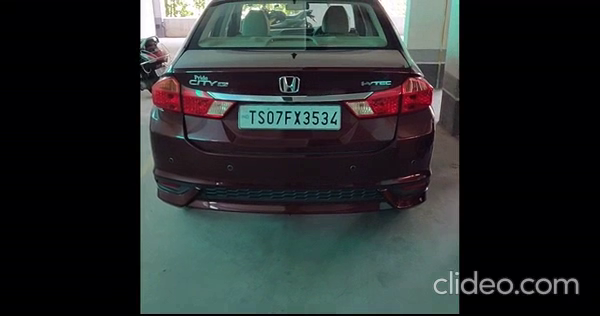
#> input picture frame 30 of video14.mp4, 600 x 316 px
$ python Placas.py
#> lines starting #> are read from the running program, lines starting #| are printed output that depends on the picture; after the words box and inside, x2 and y2 are one past the last pixel; in counts of white or black regions, pixels touching at a corner belong together
import cv2
import numpy as np
import pytesseract
from PIL import Image


#---- Realizamos la Videocaptura ------
cap = cv2.VideoCapture('video14.mp4')

Ctexto = ''

#---- Creamos nuestro While True ------

while True:
    # Realizamos la lectura de la Videocaptura
    ret, frame = cap.read()
#> frame is the input picture: shape (316, 600, 3); mean B, G, R 45.4, 45.2, 40.5

    if ret == False:
        break

    #Dibujamos un rectangulo
    cv2.rectangle(frame, (870, 750), (1070, 850), (0, 0, 0), cv2.FILLED)
    cv2.putText(frame, Ctexto[0:7],(900,810),cv2.FONT_HERSHEY_SIMPLEX, 1, (0,255,0),2)

    #Extraemos el ancho y el alto de los fotogramas
    al, an, c = frame.shape
#> al = 316; an = 600; c = 3

    #Tomar el centro de la imagen
    #En x:
    x1 = int(an/3) #Tomamos el 1/3 de la imagen
#> x1 = 200
    x2 = int(x1*2) #Hasta el inicio del 3/3 de la imagen
#> x2 = 400

    #En y:
    y1 = int(al/3) #Tomamos el 1/3 de la imagen
#> y1 = 105
    y2 = int(y1*2) #Hasta el inicio del 3/3 de la imagen
#> y2 = 210

    #Texto
    cv2.rectangle(frame, (x1, y1), (x2, y2), (0, 255, 0), 2)
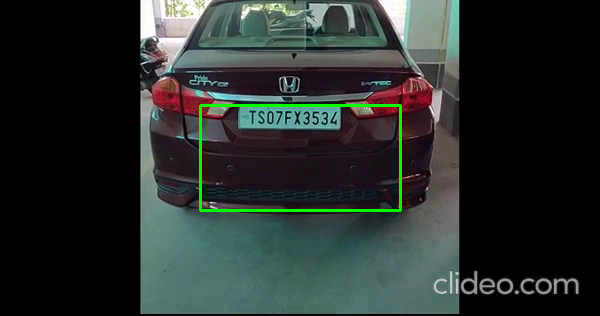
#> frame: shape (316, 600, 3); 0.96% of pixels changed, all inside (x1, y1, x2, y2) = (199, 104, 402, 212)

    # Realizamos un recorte a nuestra zona de interes
    recorte = frame[y1:y2, x1:x2]
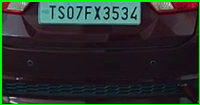
#> recorte: shape (105, 200, 3); mean B, G, R 44.6, 50.5, 42

    #Procesamiento de la zona de interes
    mB = np.matrix(recorte[:, :, 0])
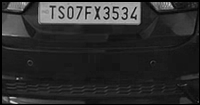
#> mB: shape (105, 200); min 0, max 221, mean 44.6
    mG = np.matrix(recorte[:, :, 1])
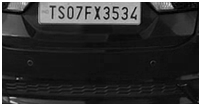
#> mG: shape (105, 200); min 0, max 255, mean 50.5
    mK = np.matrix(recorte[:, :, 2])
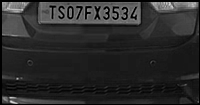
#> mK: shape (105, 200); min 0, max 218, mean 42

    #Color
    Color = cv2.absdiff(mG, mB)
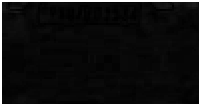
#> Color: shape (105, 200); min 0, max 255, mean 17.5

    #Binarizamos la imagen
    _, umbral = cv2.threshold(Color, 40, 255, cv2.THRESH_BINARY)
#> umbral: shape (105, 200); 4.3% white; 1 white region

    # Extraemos los contornos de la zona seleccionada
    contornos, _ = cv2.findContours(umbral, cv2.RETR_TREE, cv2.CHAIN_APPROX_SIMPLE)
#> contornos = 2 contours; box (x1, y1, x2, y2) and area: (0, 0, 200, 105) 20696, (1, 1, 200, 105) 20392

    # Primero los ordenamos del mas grande al mas pequeño
    contornos = sorted(contornos, key= lambda x: cv2.contourArea(x), reverse=True)

    # Dibujamos los contornos extraidos
    for contorno in contornos:
        area = cv2.contourArea(contorno)
        if area > 530 and area < 5000:
            #detectamos la placa
            x, y, ancho, alto = cv2.boundingRect(contorno)
            #Extraemos las coordenadas
            xpi = x + x1   #Coordenada de la placa en X inicial
            ypi = y + y1   #Coordenada de la placa en Y inicial


            xpf = x + ancho + x1 #Coordenada de la placa en X final
            ypf = y + alto + y1  #Coordenada de la placa en Y final

            #Dibujamos el rectangulo
            cv2.rectangle(frame, (xpi, ypi), (xpf, ypf), (255, 255, 0), 2)

            #Extraemos los pixeles
            placa = frame[ypi:ypf, xpi:xpf]

            #Extraemos el ancho y el alto de los fotogramas
            alp, anp, cp = placa.shape
            #print(alp,anp)

            #Procesamos los pixeles para extraer los valores de las placas
            Mva = np.zeros((alp, anp))

            # Normalizamos las matrices
            mBp = np.matrix(placa[:, :, 0])
            mGp = np.matrix(placa[:, :, 1])
            mRp = np.matrix(placa[:, :, 2])

            #Creamos una mascara
            for col  in range(0,alp):
                for fil in range(0,anp):
                    Max = max(mRp[col, fil] , mGp[col, fil] , mBp[col, fil])
                    Mva[col, fil] = 255 - Max


            # Binarizamos la imagen
            _, bin = cv2.threshold(Mva, 150, 255, cv2.THRESH_BINARY)

            # Convertimos la matriz en imagen
            bin = bin.reshape(alp, anp)
            bin = Image.fromarray(bin)
            bin = bin.convert("L")

            #Nos aseguramos de tener un buen tamaño de placa
            if alp >= 36 and anp >=82:

                #Declaramos la direccion de Pytesseract
                pytesseract.pytesseract.tesseract_cmd = r"C:\Program Files\Tesseract-OCR\tesseract.exe"

                #Extraemos el texto
                config = "--psm 1"
                texto = pytesseract.image_to_string(bin, config=config)

                #If para no mostrar basura
                if len(texto) >= 7:
                    #print(texto[0:7])

                    Ctexto = texto

                    # Mostramos los valores que nos interesan
                    cv2.putText(frame, Ctexto[0:7],(910,810),cv2.FONT_HERSHEY_SIMPLEX, 1, (0,255,0),2)
            break
#> this loop made 2 passes
#> (contorno, area) on pass 1: ([[0, 0], [0, 104], [199, 104], [199, 0]], 20696)
#> area on pass 2: 20392

            #Mostramos el recorte
            #cv2.imshow("Recorte", bin)

    #Mostramos el recorte en gris
    cv2.imshow("Vehiculos", frame)

    #Leemos una tecla
    t= cv2.waitKey(1)
#> (key Esc is pressed here)

    if t == 27:
        break

cap.release()
cv2.destroyAllWindows()

$ run again, starting later in the video
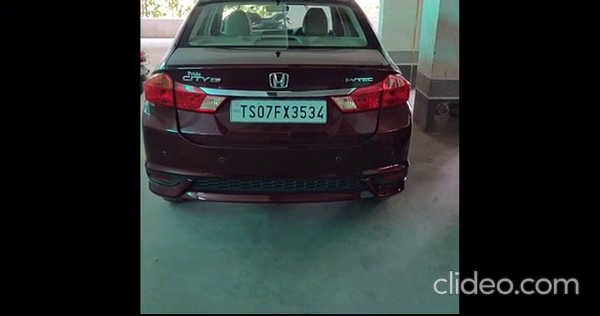
#> input picture frame 137 of video14.mp4, 600 x 316 px
#> frame is the input picture: shape (316, 600, 3); mean B, G, R 44.9, 44.9, 40
#> `cv2.rectangle(frame, (x1, y1), (x2, y2), (0, 255, 0), 2)`:
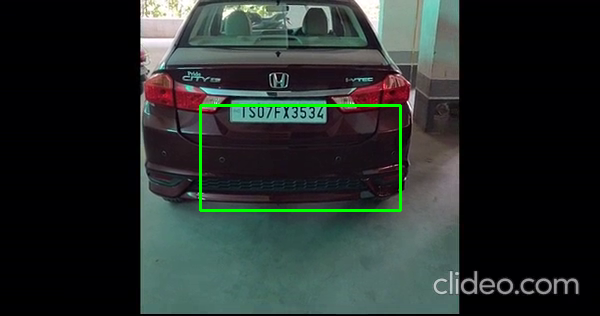
#> frame: shape (316, 600, 3); 0.96% of pixels changed, all inside (x1, y1, x2, y2) = (199, 104, 402, 212)
#> `mK = np.matrix(recorte[:, :, 2])`:
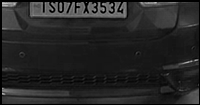
#> mK: shape (105, 200); min 0, max 192, mean 37.1
#> umbral: shape (105, 200); 4.3% white; 1 white region
#> contornos = 2 contours; box (x1, y1, x2, y2) and area: (0, 0, 200, 105) 20696, (1, 1, 200, 105) 20392
#> the loop `for contorno in contornos:` made 2 passes
#> (contorno, area) on pass 1: ([[0, 0], [0, 104], [199, 104], [199, 0]], 20696)

$ run again, starting later in the video
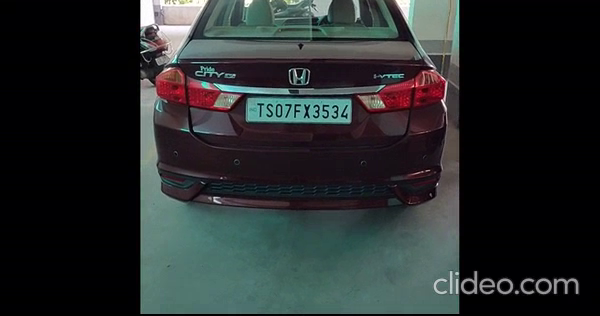
#> input picture frame 244 of video14.mp4, 600 x 316 px
#> frame is the input picture: shape (316, 600, 3); mean B, G, R 43.6, 43.2, 38.6
#> `cv2.rectangle(frame, (x1, y1), (x2, y2), (0, 255, 0), 2)`:
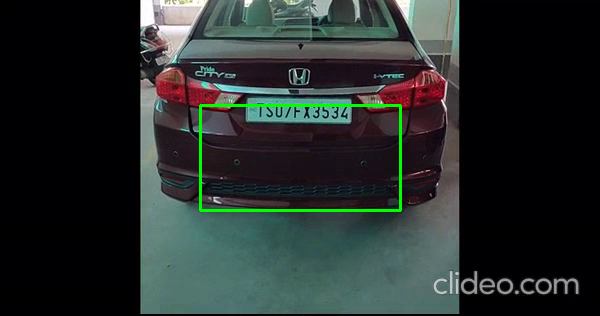
#> frame: shape (316, 600, 3); 0.96% of pixels changed, all inside (x1, y1, x2, y2) = (199, 104, 402, 212)
#> `mK = np.matrix(recorte[:, :, 2])`:
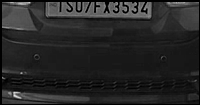
#> mK: shape (105, 200); min 0, max 227, mean 38
#> umbral: shape (105, 200); 4.3% white; 1 white region
#> contornos = 2 contours; box (x1, y1, x2, y2) and area: (0, 0, 200, 105) 20696, (1, 1, 200, 105) 20392
#> the loop `for contorno in contornos:` made 2 passes
#> (contorno, area) on pass 1: ([[0, 0], [0, 104], [199, 104], [199, 0]], 20696)
